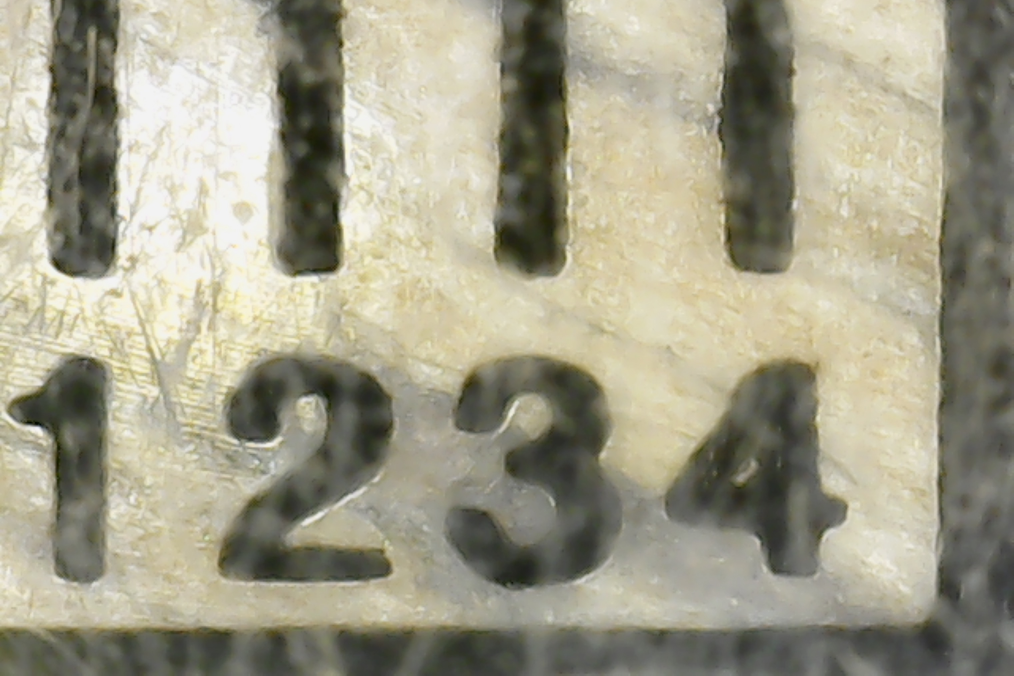
#> input picture Prototype/ruler_img.jpg, 3040 x 2026 px (shown at 1/3 size)
$ python -i mask_skin.py   (imports and definitions only)
#> lines starting #> are read from the running program, lines starting #| are printed output that depends on the picture; after the words box and inside, x2 and y2 are one past the last pixel; in counts of white or black regions, pixels touching at a corner belong together
### Jaundice_Pi/config/settings.py
import os

# paths — all data goes under the data/ folder at project root
PROJECT_ROOT   = os.path.dirname(os.path.dirname(os.path.abspath(__file__)))
DATA_RAW       = os.path.join(PROJECT_ROOT, "data", "raw_images")
DATA_PROCESSED = os.path.join(PROJECT_ROOT, "data", "processed_images")
DATA_RESULTS   = os.path.join(PROJECT_ROOT, "data", "results")
CCM_PATH       = os.path.join(DATA_RESULTS, "ccm.npz")
METADATA_PATH  = os.path.join(DATA_RESULTS, "metadata.xlsx")

for _d in (DATA_RAW, DATA_PROCESSED, DATA_RESULTS):
    os.makedirs(_d, exist_ok=True)
#> further down, picture is the input picture: shape (2026, 3040, 3); mean B, G, R 137.3, 157.5, 160.8

# camera
CAMERA_INDEX         = 0
CAPTURE_WIDTH        = 640
CAPTURE_HEIGHT       = 640
CAMERA_WARMUP_FRAMES = 3

# quality control
QC_BLUR_THRESHOLD = 30
QC_MIN_VALID_PCT  = 0.30

# shading correction
SHADING_ENABLED    = False
SHADING_BLUR_SIGMA = 40

# hair removal
HAIR_SE_SCALE     = 0.05
HAIR_MIN_AREA     = 20
HAIR_MAX_MASK_PCT = 0.40

# noise reduction — only Gaussian is on by default
NOISE_USE_GAUSSIAN          = True
NOISE_GAUSSIAN_SIGMA        = 0.8
NOISE_USE_MEDIAN            = False
NOISE_MEDIAN_KSIZE          = 3
NOISE_USE_BILATERAL         = False
NOISE_BILATERAL_D           = 5
NOISE_BILATERAL_SIGMA_COLOR = 15
NOISE_BILATERAL_SIGMA_SPACE = 15

# contrast and sharpening
CONTRAST_USE_CLAHE = False
CLAHE_CLIP_LIMIT   = 0.02
CLAHE_TILE_GRID    = (4, 4)

SHARPEN_ENABLE = False
SHARPEN_AMOUNT = 2.0

# skin mask thresholds
SKIN_L_LOW        = 30
SKIN_L_HIGH       = 92
SKIN_PORE_L       = 45
SKIN_PORE_ERODE   = 3
SKIN_MIN_COVERAGE = 0.15

# ROI
ROI_SIZE     = 150
ROI_ROW_FRAC = 0.50
ROI_COL_FRAC = 0.50

# colour calibration
CCM_SAMPLES_PER_PATCH = 10

### Jaundice_Pi/src/mask_skin/mask_skin.py
import cv2
import numpy as np
from skimage.color import lab2rgb
from config import settings


def mask_skin(img_lab: np.ndarray) -> np.ndarray:
    # builds rejection masks for pixels that are too dark, too bright, or not red enough to be skin
    L   = img_lab[:, :, 0]
    rgb = np.clip(lab2rgb(img_lab), 0.0, 1.0)
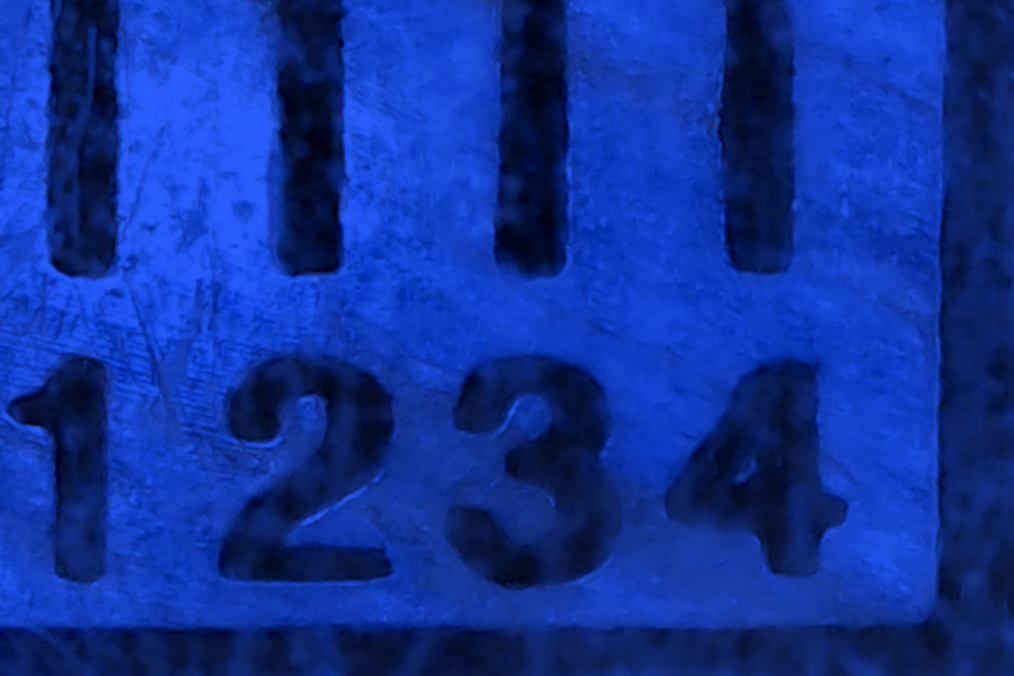
#> rgb: shape (2026, 3040, 3) float64 (shown at 1/3 size); mean B, G, R 0.0169, 0.00557, 0.00179; drawn with min black and max white
    R   = rgb[:, :, 0]
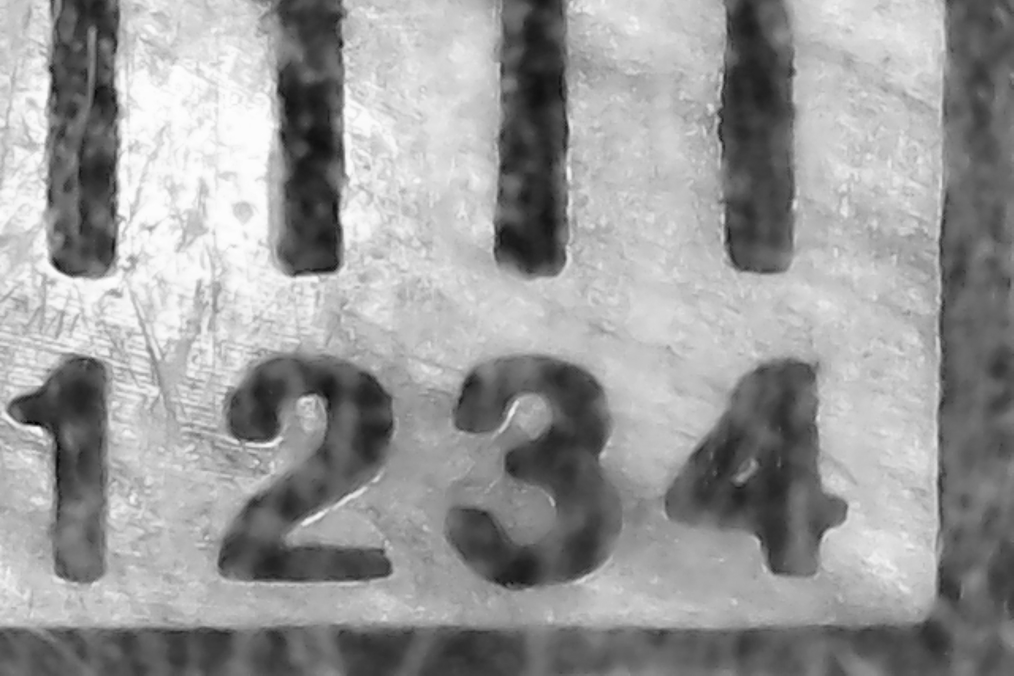
#> R: shape (2026, 3040) float64 (shown at 1/3 size); min 0.00012, max 0.0279, mean 0.0169; drawn with min black and max white
    B   = rgb[:, :, 2]
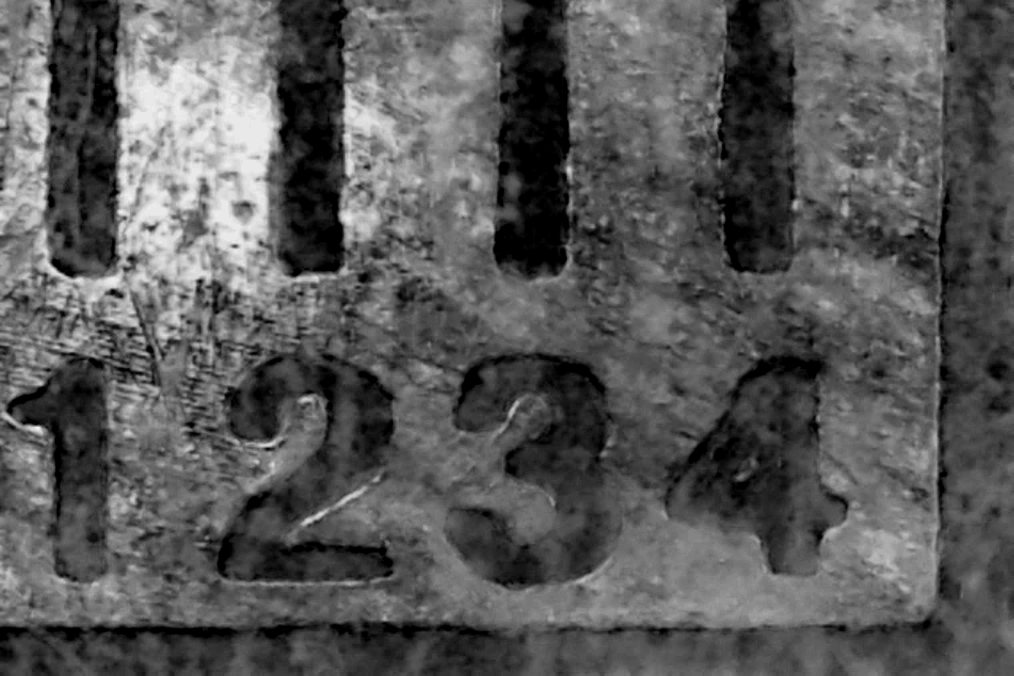
#> B: shape (2026, 3040) float64 (shown at 1/3 size); min 0, max 0.00514, mean 0.00179; drawn with min black and max white

    dark_mask   = L < settings.SKIN_L_LOW
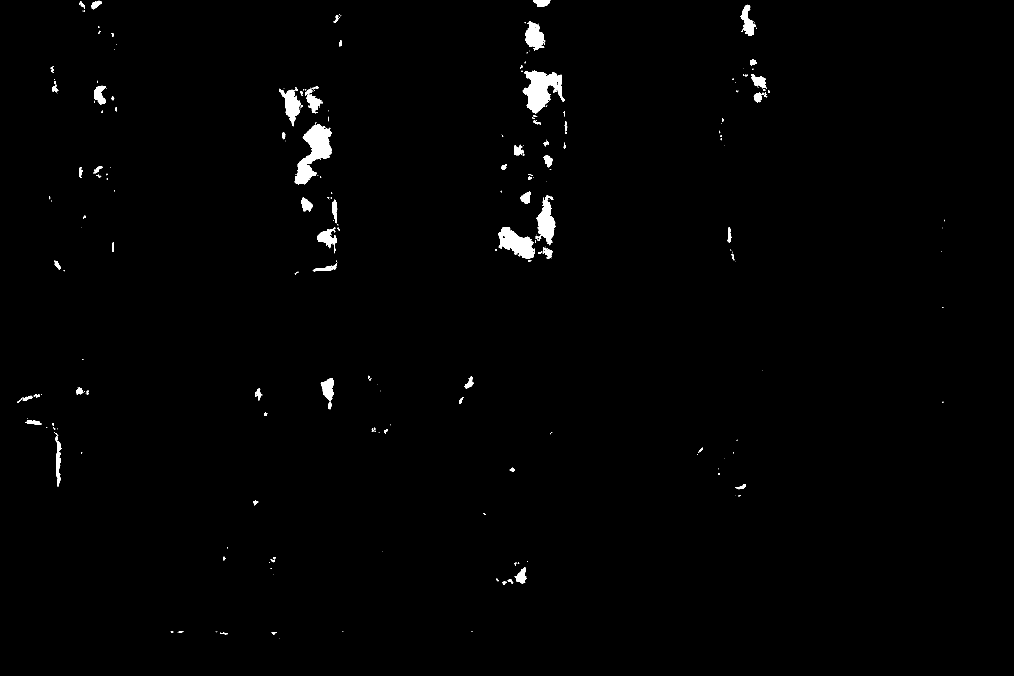
#> dark_mask: shape (2026, 3040) bool (shown at 1/3 size); 0.98% white; 310 white regions (207 under 20 px), largest, box (x1, y1, x2, y2) and area: (884, 372, 996, 554) 9292, (1568, 212, 1694, 340) 8706, (1495, 681, 1604, 777) 5730
    bright_mask = L > settings.SKIN_L_HIGH
#> bright_mask: shape (2026, 3040) bool; 72.4% white; 411 black regions (326 under 20 px), largest, box (x1, y1, x2, y2) and area: (1344, 1071, 1840, 1769) 190860, (653, 1072, 1181, 1745) 181777, (2152, 0, 2384, 820) 149563
    colour_mask = R < (B * 0.90)
#> colour_mask: shape (2026, 3040) bool; every value is 0

    # small dark patches are likely pores — erode to find cores then dilate back to mask them
    pore_candidates = ((L < settings.SKIN_PORE_L) & ~dark_mask).astype(np.uint8) * 255
#> pore_candidates: shape (2026, 3040); 3.3% white; 519 white regions (359 under 20 px), largest, box (x1, y1, x2, y2) and area: (1484, 0, 1696, 804) 50688, (836, 232, 1021, 815) 29934, (2184, 0, 2330, 338) 21882
    r_erode = settings.SKIN_PORE_ERODE
    k_erode = cv2.getStructuringElement(
        cv2.MORPH_ELLIPSE, (2 * r_erode + 1, 2 * r_erode + 1))
    k_dilate = cv2.getStructuringElement(
        cv2.MORPH_ELLIPSE, (2 * (r_erode + 1) + 1, 2 * (r_erode + 1) + 1))
    pore_cores = cv2.erode(pore_candidates,  k_erode,  iterations=1)
#> pore_cores: shape (2026, 3040); 1.8% white; 190 white regions (109 under 20 px), largest, box (x1, y1, x2, y2) and area: (1517, 71, 1686, 725) 25988, (2188, 0, 2324, 334) 15162, (853, 235, 987, 419) 6423
    pore_mask  = cv2.dilate(pore_cores,      k_dilate, iterations=1).astype(bool)
#> pore_mask: shape (2026, 3040) bool; 3.2% white; 118 white regions, largest, box (x1, y1, x2, y2) and area: (1502, 0, 1690, 805) 50994, (2184, 0, 2328, 338) 22945, (836, 231, 991, 423) 12129

    # combine all rejection masks and flip to get the clean skin pixels
    dirty = dark_mask | bright_mask | colour_mask | pore_mask
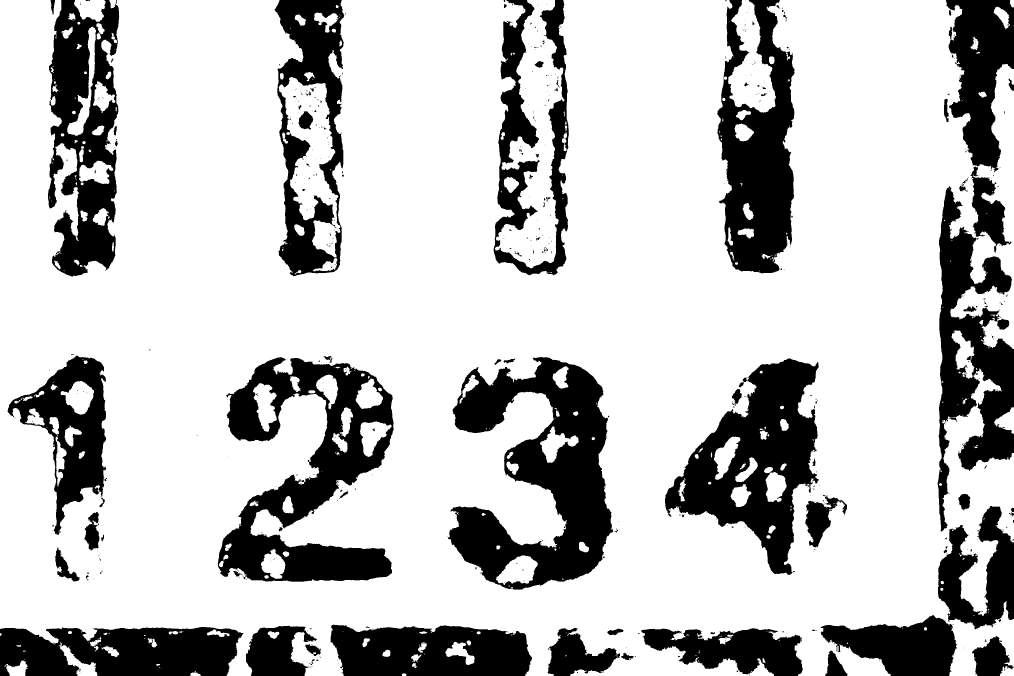
#> dirty: shape (2026, 3040) bool (shown at 1/3 size); 76.5% white; 703 black regions (586 under 20 px), largest, box (x1, y1, x2, y2) and area: (1344, 1071, 1840, 1769) 172980, (653, 1072, 1181, 1745) 154350, (1995, 1075, 2456, 1725) 134015
    mask  = (~dirty).astype(np.uint8) * 255

    k2   = cv2.getStructuringElement(cv2.MORPH_ELLIPSE, (5, 5))
    mask = cv2.erode(mask,  k2, iterations=1)
#> mask: shape (2026, 3040); 21.1% white; 194 white regions (126 under 20 px), largest, box (x1, y1, x2, y2) and area: (1346, 1073, 1837, 1767) 160909, (1997, 1077, 2454, 1723) 123504, (656, 1076, 1179, 1743) 115627
    mask = cv2.dilate(mask, k2, iterations=1)
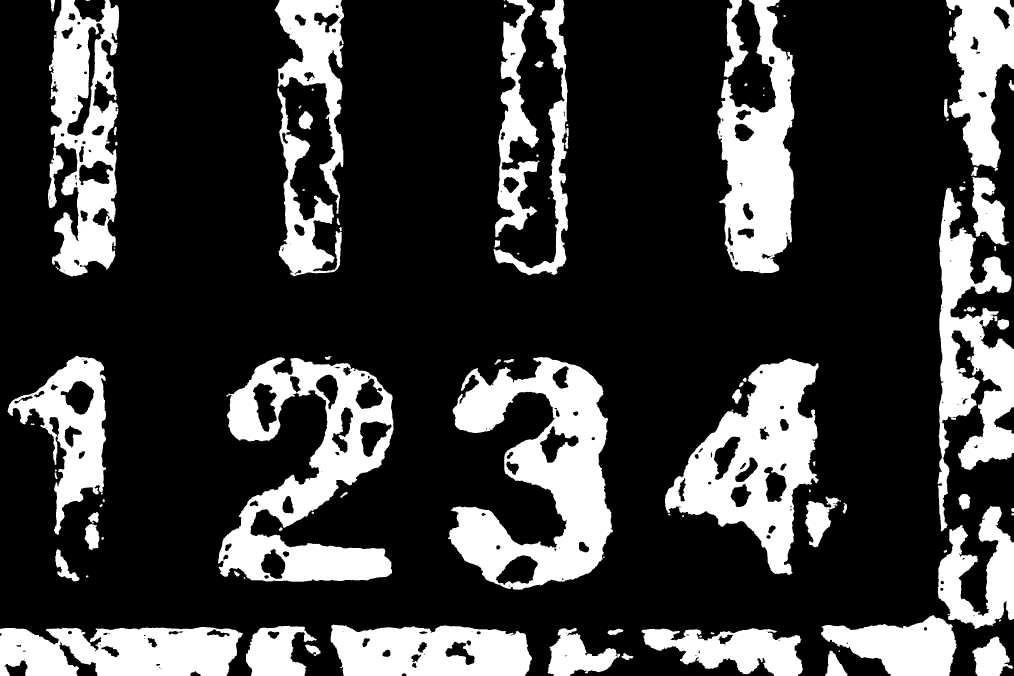
#> mask: shape (2026, 3040) (shown at 1/3 size); 23.3% white; 109 white regions (11 under 20 px), largest, box (x1, y1, x2, y2) and area: (1344, 1071, 1839, 1769) 172332, (654, 1072, 1181, 1745) 153344, (1995, 1075, 2456, 1725) 133011

    coverage = float(np.mean(mask > 0))
#> coverage = 0.233

    if coverage < settings.SKIN_MIN_COVERAGE:
        print(f"  WARNING: maskSkin — only {coverage*100:.1f}% clean skin "
              f"(threshold: {settings.SKIN_MIN_COVERAGE*100:.0f}%)")

    print(f"  Skin mask: {coverage*100:.1f}% clean pixels  "
          f"(dark={np.mean(dark_mask)*100:.1f}%  "
          f"overexp={np.mean(bright_mask)*100:.1f}%  "
          f"pores={np.mean(pore_mask)*100:.1f}%)")
#|   Skin mask: 23.3% clean pixels  (dark=1.0%  overexp=72.4%  pores=3.2%)

    if coverage < 0.02:
        print("  maskSkin fallback: returning full mask (coverage < 2%)")
        return np.ones(img_lab.shape[:2], dtype=bool)

    return (mask > 0)

>>> import cv2
>>> picture = cv2.imread('../../../Prototype/ruler_img.jpg')
>>> result = mask_skin(picture)
